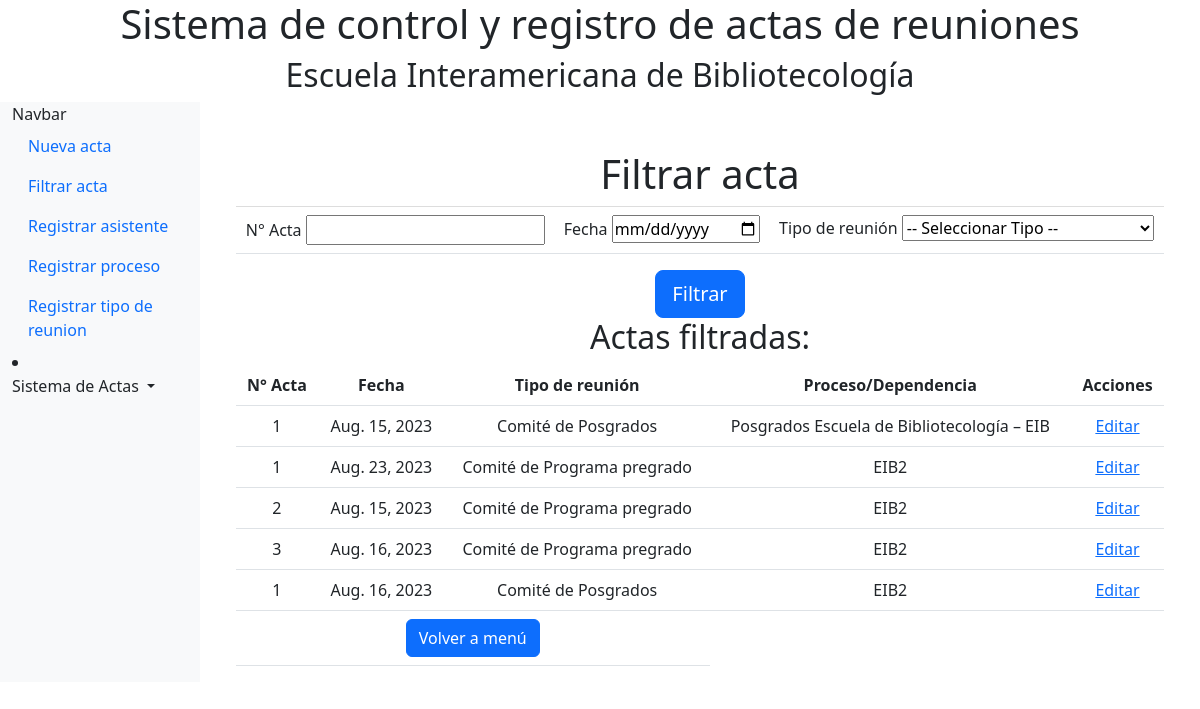
/app_registro/filter-acts/, run on an earlier commit of the app's database.
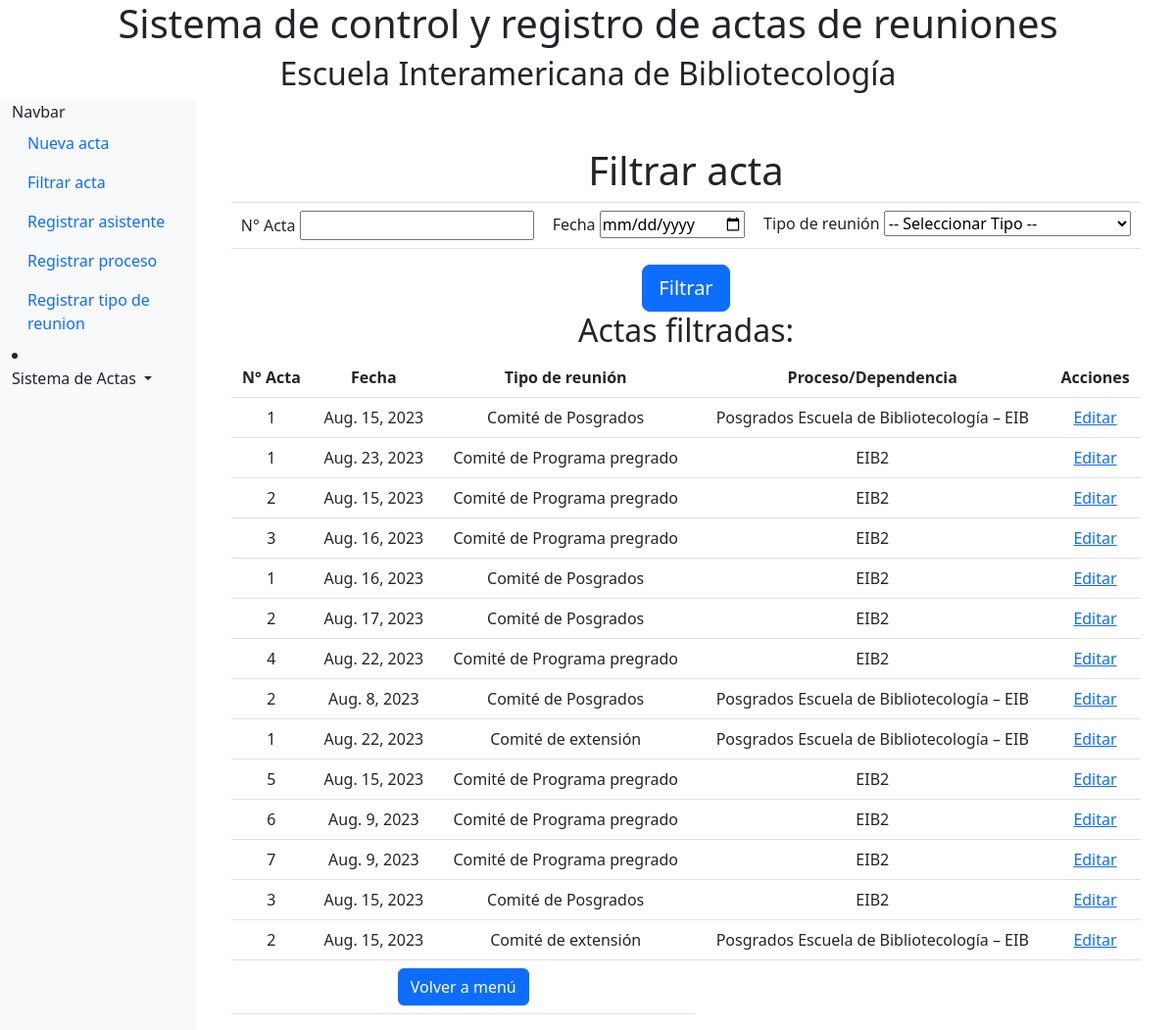
And on a later commit of the database.
### app_registro/models.py (models this page shows, shortened)
class Act(models.Model):
    pub_date = models.DateField()
    process_text = models.ForeignKey(Dependece,on_delete =models.CASCADE,default=None)
    type_meet = models.ForeignKey(Typemeet,on_delete =models.CASCADE,default=None)
    hour = models.TimeField(null=True, default=None)
    next_meet = models.DateField(null=True, default=None)
    next_hour = models.TimeField(null=True, default=None)
    place = models.CharField(max_length=200, editable=True)
    next_place = models.CharField(max_length=200,null=True, default=None)
    ident = models.IntegerField(null=True, default=None)
    send = models.BooleanField(null=True, default=None)

class Typemeet(models.Model):
    name = models.CharField(max_length=200)

class Dependece(models.Model):
    cod = models.CharField(max_length=200,null=True)
    name = models.CharField(max_length=200,null=True)

### app_registro/views.py (the view)
# urls.py: path('filter-acts/', views.filter_acts, name='filter_acts'),
def filter_acts(request):
    ident = request.POST.get('ident')
    date = request.POST.get('date')
    type_meet = request.POST.get('type_meet')
    acts = Act.objects.all()
    if ident:
        acts = acts.filter(ident=ident)
    if date:
        acts = acts.filter(pub_date=date)
    if type_meet:
        acts = acts.filter(type_meet=type_meet)
    typemeets = Typemeet.objects.all()
    Dependeces = Dependece.objects.all()
    context = {
        'acts': acts,
        'typemeets': typemeets,
        'Dependeces': Dependeces,
    }
    return render(request, 'app_registro/filter_acts.html', context)

### Templates/app_registro/filter_acts.html (shortened to what this page needs)
{% extends 'base.html' %}
{% block content %}
<main class="col-md-9 ms-sm-auto col-lg-10 px-md-4">
<div class="container mt-5">
  <div class="text-center">
    <h1>Filtrar acta</h1>
    <form method="post">
      <table class="table text-center">
        <td >
      <div>
        <label for="ident">N° Acta</label>
        <input type="text" name="ident" id="ident">
      </div>
    </td >
    <td >
      <div>
        <label for="date">Fecha</label>
        <input type="date" name="date" id="date">
      </div>
    </td >
    <td >
      <div>
        <label for="type_meet">Tipo de reunión</label>
        <select name="type_meet" id="type_meet">
          <option value="">-- Seleccionar Tipo --</option>
        </select>
      </div>
    </td >
    </table>
      <div>
        <button type="submit" class="btn btn-primary btn-lg btn-block">Filtrar</button>
      </div>
    </form>
    <h2>Actas filtradas:</h2>
    <table class="table text-center">
      <thead>
        <tr>
          <th>N° Acta</th>
          <th>Fecha</th>
          <th>Tipo de reunión</th>
          <th>Proceso/Dependencia</th>
          <th>Acciones</th>
        </tr>
      </thead>
      <tbody>
        {% for act in acts %}
          <tr>
            <td>{{ act.ident }}</td>
            <td>{{ act.pub_date }}</td>
            <td>{{ act.type_meet.name }}</td>
            <td>{{ act.process_text.name }}</td>
            <td><a href="{% url 'edit_act' act.pk %}">Editar</a></td>
          </tr>
        {% empty %}
          <tr>
            <td colspan="5">No se encontraron actas.</td>
          </tr>
        {% endfor %}
      </tbody>
      <td colspan="3" class="text-center">
        <a href="{% url 'menu' %}" class="btn btn-primary">Volver a menú</a>
      </td>
    </table>
  </div>
</div>
</main>
{% endblock %}

### Templates/base.html (shortened to what this page needs)
{% load static %}
<!DOCTYPE html>
<html>
<head>
    <link rel="stylesheet" href="{% static 'css/bootstrap.min.css' %}">
</head>
<body>
  <div class="container">
    <h1 class="text-center">Sistema de control y registro de actas de reuniones</h1>
    <h2 class="text-center">Escuela Interamericana de Bibliotecología</h2>
</div>
<div class="container-fluid">
    <div class="row">
        <nav class="col-md-3 col-lg-2 d-md-block bg-light sidebar" >
            <a class="navbar-brand" >Navbar</a>
            <div class="position-sticky">
                <ul class="nav flex-column">
                    <li class="nav-item">
                        <a class="nav-link active" href="{% url 'Registro' %}">
                            Nueva acta
                        </a>
                    </li>
                    <li class="nav-item">
                        <a class="nav-link" href="{% url 'filter_acts' %}">
                            Filtrar acta
                        </a>
                    </li>
                    <li class="nav-item">
                        <a class="nav-link" href="{% url 'RegisterAssistant' %}">
                            Registrar asistente
                        </a>
                    </li>
                    <li class="nav-item">
                        <a class="nav-link" href="{% url 'RegisterProcess' %}">
                            Registrar proceso
                        </a>
                    </li>
                    <li class="nav-item">
                        <a class="nav-link" href="{% url 'RegisterTypemeet' %}">
                            Registrar tipo de reunion
                        </a>
                    </li>
                </ul>
                <li class="nav-item dropdown">
                    <a class="nav-link dropdown-toggle" href="#" id="navbarDropdown" role="button" data-toggle="dropdown" aria-haspopup="true" aria-expanded="false">
                      Sistema de Actas
                    </a>
                </li>
        </nav>
        {% block content %}
        {% endblock %}
    </div>
</div>
</body>
</html>

### Templates/base.html (style rules this page uses)
.table { border-collapse: collapse; }
.table td { border-top: 1px solid #ddd; padding: 8px; }
.table td:first-child { border-left: none; }
.table td:last-child { border-right: none; }

What changed in the data, as far as the page shows it:
added Act: ident "2", pub_date "Aug. 17, 2023", type_meet.name "Comité de Posgrados", process_text.name "EIB2"
added Act: ident "4", pub_date "Aug. 22, 2023", type_meet.name "Comité de Programa pregrado", process_text.name "EIB2"
added Act: ident "2", pub_date "Aug. 8, 2023", type_meet.name "Comité de Posgrados", process_text.name "Posgrados Escuela de Bibliotecología – EIB"
added Act: ident "1", pub_date "Aug. 22, 2023", type_meet.name "Comité de extensión", process_text.name "Posgrados Escuela de Bibliotecología – EIB"
added Act: ident "5", pub_date "Aug. 15, 2023", type_meet.name "Comité de Programa pregrado", process_text.name "EIB2"
added Act: ident "6", pub_date "Aug. 9, 2023", type_meet.name "Comité de Programa pregrado", process_text.name "EIB2"
added Act: ident "7", pub_date "Aug. 9, 2023", type_meet.name "Comité de Programa pregrado", process_text.name "EIB2"
added Act: ident "3", pub_date "Aug. 15, 2023", type_meet.name "Comité de Posgrados", process_text.name "EIB2"
added Act: ident "2", pub_date "Aug. 15, 2023", type_meet.name "Comité de extensión", process_text.name "Posgrados Escuela de Bibliotecología – EIB"
